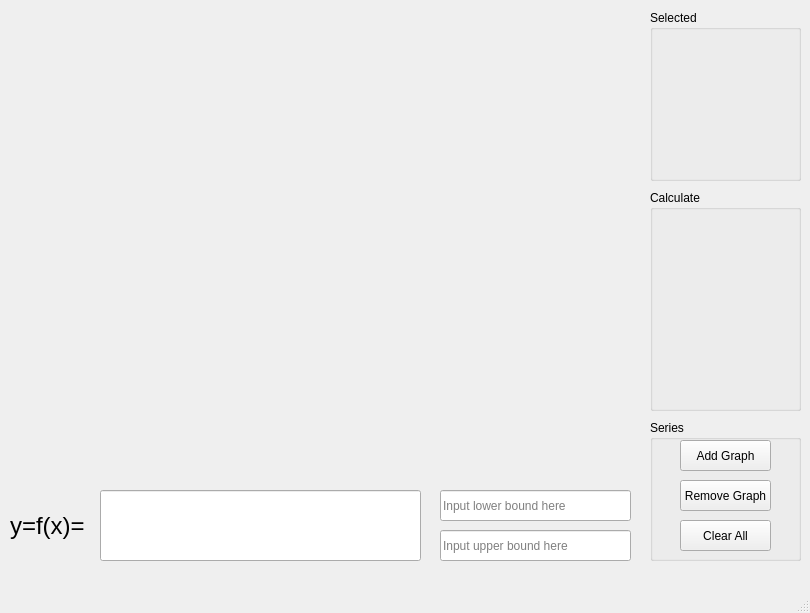
<?xml version="1.0" encoding="UTF-8"?>
<ui version="4.0">
 <class>MainWindow</class>
 <widget class="QMainWindow" name="MainWindow">
  <property name="geometry">
   <rect>
    <x>0</x>
    <y>0</y>
    <width>810</width>
    <height>613</height>
   </rect>
  </property>
  <property name="windowTitle">
   <string>MainWindow</string>
  </property>
  <widget class="QWidget" name="centralwidget">
   <widget class="QGroupBox" name="SelectedBox">
    <property name="geometry">
     <rect>
      <x>650</x>
      <y>10</y>
      <width>151</width>
      <height>171</height>
     </rect>
    </property>
    <property name="title">
     <string>Selected</string>
    </property>
   </widget>
   <widget class="QCustomPlot" name="CustomPlot" native="true">
    <property name="geometry">
     <rect>
      <x>10</x>
      <y>10</y>
      <width>621</width>
      <height>471</height>
     </rect>
    </property>
   </widget>
   <widget class="QLineEdit" name="Function">
    <property name="geometry">
     <rect>
      <x>100</x>
      <y>490</y>
      <width>321</width>
      <height>71</height>
     </rect>
    </property>
    <property name="placeholderText">
     <string/>
    </property>
    <property name="clearButtonEnabled">
     <bool>false</bool>
    </property>
   </widget>
   <widget class="QGroupBox" name="SeriesBox">
    <property name="geometry">
     <rect>
      <x>650</x>
      <y>420</y>
      <width>151</width>
      <height>141</height>
     </rect>
    </property>
    <property name="title">
     <string>Series</string>
    </property>
    <widget class="QPushButton" name="AddGraphButton">
     <property name="geometry">
      <rect>
       <x>30</x>
       <y>20</y>
       <width>91</width>
       <height>31</height>
      </rect>
     </property>
     <property name="text">
      <string>Add Graph</string>
     </property>
    </widget>
    <widget class="QPushButton" name="RemoveGraphButton">
     <property name="geometry">
      <rect>
       <x>30</x>
       <y>60</y>
       <width>91</width>
       <height>31</height>
      </rect>
     </property>
     <property name="text">
      <string>Remove Graph</string>
     </property>
    </widget>
    <widget class="QPushButton" name="ClearAllButton">
     <property name="geometry">
      <rect>
       <x>30</x>
       <y>100</y>
       <width>91</width>
       <height>31</height>
      </rect>
     </property>
     <property name="text">
      <string>Clear All</string>
     </property>
    </widget>
   </widget>
   <widget class="QGroupBox" name="groupBox">
    <property name="geometry">
     <rect>
      <x>650</x>
      <y>190</y>
      <width>151</width>
      <height>221</height>
     </rect>
    </property>
    <property name="title">
     <string>Calculate</string>
    </property>
   </widget>
   <widget class="QLabel" name="label">
    <property name="geometry">
     <rect>
      <x>10</x>
      <y>500</y>
      <width>81</width>
      <height>51</height>
     </rect>
    </property>
    <property name="font">
     <font>
      <pointsize>18</pointsize>
     </font>
    </property>
    <property name="text">
     <string>y=f(x)=</string>
    </property>
   </widget>
   <widget class="QLineEdit" name="LowerBound">
    <property name="geometry">
     <rect>
      <x>440</x>
      <y>490</y>
      <width>191</width>
      <height>31</height>
     </rect>
    </property>
    <property name="placeholderText">
     <string>Input lower bound here</string>
    </property>
   </widget>
   <widget class="QLineEdit" name="UpperBound">
    <property name="geometry">
     <rect>
      <x>440</x>
      <y>530</y>
      <width>191</width>
      <height>31</height>
     </rect>
    </property>
    <property name="placeholderText">
     <string>Input upper bound here</string>
    </property>
   </widget>
  </widget>
  <widget class="QMenuBar" name="menubar">
   <property name="geometry">
    <rect>
     <x>0</x>
     <y>0</y>
     <width>810</width>
     <height>23</height>
    </rect>
   </property>
  </widget>
  <widget class="QStatusBar" name="statusBar"/>
 </widget>
 <layoutdefault spacing="6" margin="11"/>
 <customwidgets>
  <customwidget>
   <class>QCustomPlot</class>
   <extends>QWidget</extends>
   <header>qcustomplot.h</header>
   <container>1</container>
  </customwidget>
 </customwidgets>
 <resources/>
 <connections/>
</ui>
